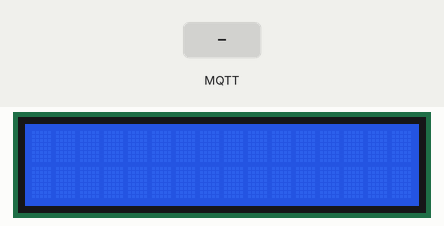
Simulated run of this sketch. Board: ESP8266 (NodeMCU). Parts: 16×2 character LCD. Inputs (shaded band) come from the test bench. Network time is answered at once with the bench clock; the local clock reads 2024-03-15 10:24:30 at power-on unless the sketch sets it; no MQTT or app messages arrive unless stated; what the sketch prints to the serial monitor is not drawn.

Above: at 4.2 s.
4.3 s: MQTT message "1" arrives on the first subscribed topic
At 5.4 s:
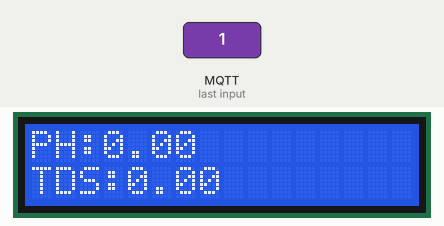
At 8.9 s:
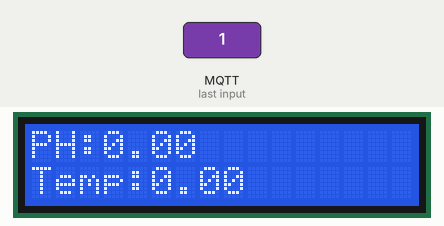
Timing chart, 0 to 10.4 s (numbered marks = the images above; inputs shaded):
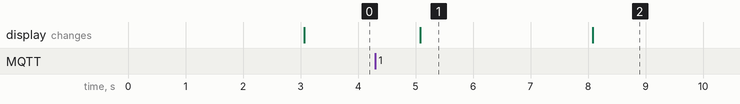

The sketch:

AquariumInfo.ino
```cpp
#include <ArduinoJson.h>  // Arduino Jason v5
#include <ESP8266WiFi.h>
#include <EspMQTTClient.h>
#include <NTPClient.h>
#include <Wire.h>
#include <LiquidCrystal_I2C.h>


EspMQTTClient client("NoInternet_2.4G",  // Wi-Fi AP name
                     "0912841613",       // Wi-Fi Password
                     "192.168.0.98",     // MQTT Broker server ip
                     "",                 // Broker user name; Can be omitted if not needed
                     "",                 // Broker password; Can be omitted if not needed
                     "AquariumTankInfo",     // Client name that uniquely identify your device
                     1883                // The MQTT port, default to 1883. this line can be omitted
);


WiFiUDP ntpUDP;
NTPClient gtimeClient(ntpUDP);

float TemperatureValue = 0;
float PhValue = 0;
float TdsValue = 0;
int LightRelay = 0;
int Co2Relay = 0;

int DisplayItemIdx = 0;

int NtpReady = 0;
int ReceivedMessage = 0;

LiquidCrystal_I2C lcd(0x27,16,2);  // set the LCD address to 0x20 for a 16 chars and 2 line display

// ----------------------------------------------------------------------------
// void setup()
//   function setup
// ----------------------------------------------------------------------------
void setup(void) {
  Serial.begin(115200);
  delay(3000);
  Serial.println("....................");

  // Starts the underlying UDP client
  gtimeClient.begin();
  // Changes the time offset to UTC+8 (8 hr = 28800 secs)
  gtimeClient.setTimeOffset(28800);

  // Enable debugging messages sent to serial output
  client.enableDebuggingMessages();
  lcd.init();                      // initialize the lcd

  // Print a message to the LCD.
  lcd.backlight();

}

// ----------------------------------------------------------------------------
// void loop()
//   function loop
// ----------------------------------------------------------------------------
void loop() {
  DisplayLoop();
  client.loop();
}

// ----------------------------------------------------------------------------
// void onConnectionEstablished()
//   This function is called once everything is connected (Wifi and MQTT)
//   WARNING : YOU MUST IMPLEMENT IT IF YOU USE EspMQTTClient
// ----------------------------------------------------------------------------
void onConnectionEstablished() {
  // Update NTP time and print it
  while (gtimeClient.getEpochTime() < 1640995200) {
    Serial.println("NTP Time less than 2022-01-01");
    delay(500);
    if (!gtimeClient.forceUpdate()) {
      gtimeClient.update();
    }
  }
  NtpReady=1;
  Serial.print("MQTT Connect NTP Time: ");
  Serial.println(gtimeClient.getFormattedTime());

  // Subscribe to "Aquarium/SendCmd" and declare callback function
  client.subscribe("Aquarium/SendData", ProcessCmd);

}

// ----------------------------------------------------------------------------
// void ProcessCmd(const String& topicStr, const String& message)
//  3Callback function for Subscribe to "Aquarium/SendCmd"
// ----------------------------------------------------------------------------
void ProcessCmd(const String& topicStr, const String& message) {
  // Serial.println("message received from " + topicStr + ": " + message);
  if (message.equals("NULL")) {
    return;
  }
  ReceivedMessage= 1;
  const int BufferSize = JSON_OBJECT_SIZE(5)+50;
  StaticJsonBuffer<BufferSize> JSONbuffer;  // Declaring static JSON buffer
  JsonObject& JSONdecoder = JSONbuffer.parseObject(message);
  JSONdecoder.prettyPrintTo(Serial);
  Serial.println(" ");

  if (JSONdecoder.containsKey("temp")) {
    TemperatureValue = JSONdecoder["temp"];
    Serial.println("temp: " + String(TemperatureValue));
  }
  if (JSONdecoder.containsKey("ph")) {
    PhValue = JSONdecoder["ph"];
    Serial.println("ph: " + String(PhValue));
  }
  if (JSONdecoder.containsKey("tds")) {
    TdsValue = JSONdecoder["tds"];
    Serial.println("tds: " + String(TdsValue));
  }
  if (JSONdecoder.containsKey("light")) {
    LightRelay = JSONdecoder["light"];
    Serial.println("light: " + String(LightRelay));
  }
  if (JSONdecoder.containsKey("co2")) {
    Co2Relay = JSONdecoder["co2"];
    Serial.println("co2: " + String(Co2Relay));
  }

}


void DisplayLoop() {
  unsigned long CurrentMillis = millis();
  static unsigned long Loop1secPreviousMillis = 0;
  bool mCo2yStatus = true;
  float phvalue;
  if (CurrentMillis - Loop1secPreviousMillis >= 1000) {
    Loop1secPreviousMillis = CurrentMillis;
    // Serial.println(gtimeClient.getFormattedTime() + " --- Loop_1_Sec()");
    gtimeClient.update();


    if (NtpReady == 0){
      Serial.println(gtimeClient.getFormattedTime() + " Wait for Internet..");
      return;
    } else if (ReceivedMessage == 0){
      Serial.println(gtimeClient.getFormattedTime() + " Wait for Data..");
      return;
    }
    lcd.setCursor(0, 0);
    lcd.print("PH:"+String(PhValue));

    Serial.println("DisplayItemIdx:" + String(DisplayItemIdx));
    switch (DisplayItemIdx){
      case 0:
        lcd.setCursor(0, 1);
        lcd.print("TDS:"+String(TdsValue));
        break;
      case 3:
        lcd.setCursor(0, 1);
        lcd.print("Temp:"+String(TemperatureValue));
        break;
    }


    DisplayItemIdx = DisplayItemIdx + 1;
    if (DisplayItemIdx == 6){
      DisplayItemIdx = 0;
    }
  }
}
```

Measured:
- after the input at 4.3 s, the display: changes after 0.78 s (image 1)
- what the display in image 1 shows lasts 3.0 s, from 5.1 s to 8.1 s
